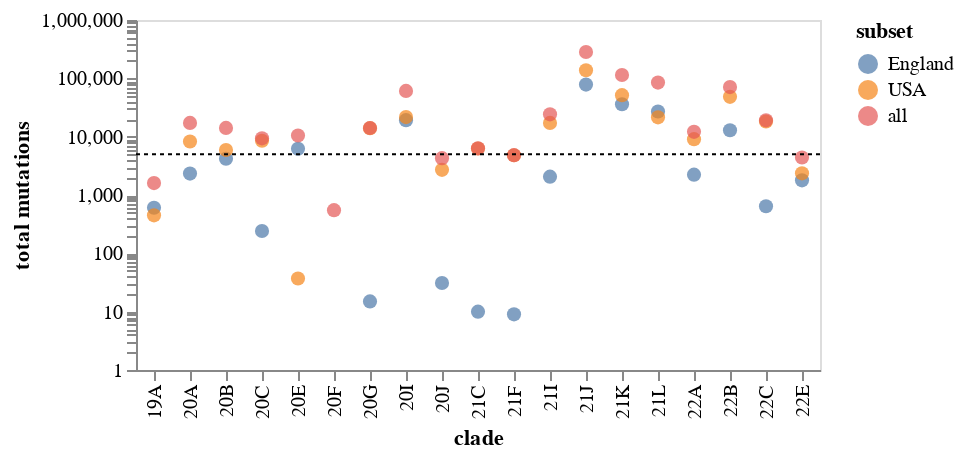

Write notebook code for a chart like this one.
### Markdown cell above
Plot total mutation counts for each clade and subset on a log scale.
Also draw a line at our minimum cutoff: we only keep subsets above this cutoff:

### Code cell
clade_counts = mut_type_counts.groupby(["clade", "subset"], as_index=False).aggregate(
    {"count": "sum"}
)

clade_counts_chart = (
    alt.Chart(clade_counts)
    .encode(
        x="clade",
        y=alt.Y("count", title="total mutations", scale=alt.Scale(type="log")),
        tooltip=["clade", "subset", "count"],
        color="subset",
    )
    .mark_circle(size=50, opacity=0.7)
    .properties(width=alt.Step(18), height=175)
)

# draw cutoff line
cutoff = (
    alt.Chart(pd.DataFrame({"y": [synonymous_spectra_min_counts]}))
    .encode(y="y")
    .mark_rule(strokeDash=[2, 2])
)

(clade_counts_chart + cutoff).configure_axis(grid=False)

### Figure 1 — Vega-Lite specification as saved in the notebook (floating-point values rounded to 4 significant figures)
{"config": {"view": {"continuousWidth": 400, "continuousHeight": 300}, "axis": {"grid": false}}, "layer": [{"data": {"name": "data-4e9e994118b27ba64ae9000e0de2d9db"}, "mark": {"type": "circle", "opacity": 0.7, "size": 50}, "encoding": {"color": {"field": "subset", "type": "nominal"}, "tooltip": [{"field": "clade", "type": "nominal"}, {"field": "subset", "type": "nominal"}, {"field": "count", "type": "quantitative"}], "x": {"field": "clade", "type": "nominal"}, "y": {"field": "count", "scale": {"type": "log"}, "title": "total mutations", "type": "quantitative"}}, "height": 175, "width": {"step": 18}}, {"data": {"name": "data-9d9e832a3b89e17cd1e72e4f821f0927"}, "mark": {"type": "rule", "strokeDash": [2, 2]}, "encoding": {"y": {"field": "y", "type": "quantitative"}}}], "$schema": "https://vega.github.io/schema/vega-lite/v4.17.0.json", "datasets": {"data-4e9e994118b27ba64ae9000e0de2d9db": [{"clade": "19A", "subset": "England", "count": 604}, {"clade": "19A", "subset": "USA", "count": 448}, {"clade": "19A", "subset": "all", "count": 1601}, {"clade": "20A", "subset": "England", "count": 2326}, {"clade": "20A", "subset": "USA", "count": 8270}, {"clade": "20A", "subset": "all", "count": 17219}, {"clade": "20B", "subset": "England", "count": 4179}, {"clade": "20B", "subset": "USA", "count": 5903}, {"clade": "20B", "subset": "all", "count": 14132}, {"clade": "20C", "subset": "England", "count": 241}, {"clade": "20C", "subset": "USA", "count": 8513}, {"clade": "20C", "subset": "all", "count": 9362}, {"clade": "20E", "subset": "England", "count": 6199}, {"clade": "20E", "subset": "USA", "count": 37}, {"clade": "20E", "subset": "all", "count": 10454}, {"clade": "20F", "subset": "all", "count": 550}, {"clade": "20G", "subset": "England", "count": 15}, {"clade": "20G", "subset": "USA", "count": 13992}, {"clade": "20G", "subset": "all", "count": 14082}, {"clade": "20I", "subset": "England", "count": 19171}, {"clade": "20I", "subset": "USA", "count": 21637}, {"clade": "20I", "subset": "all", "count": 60867}, {"clade": "20J", "subset": "England", "count": 31}, {"clade": "20J", "subset": "USA", "count": 2702}, {"clade": "20J", "subset": "all", "count": 4276}, {"clade": "21C", "subset": "England", "count": 10}, {"clade": "21C", "subset": "USA", "count": 6276}, {"clade": "21C", "subset": "all", "count": 6310}, {"clade": "21F", "subset": "England", "count": 9}, {"clade": "21F", "subset": "USA", "count": 4807}, {"clade": "21F", "subset": "all", "count": 4818}, {"clade": "21I", "subset": "England", "count": 2060}, {"clade": "21I", "subset": "USA", "count": 17225}, {"clade": "21I", "subset": "all", "count": 24139}, {"clade": "21J", "subset": "England", "count": 78176}, {"clade": "21J", "subset": "USA", "count": 137383}, {"clade": "21J", "subset": "all", "count": 282494}, {"clade": "21K", "subset": "England", "count": 35995}, {"clade": "21K", "subset": "USA", "count": 51534}, {"clade": "21K", "subset": "all", "count": 114050}, {"clade": "21L", "subset": "England", "count": 27058}, {"clade": "21L", "subset": "USA", "count": 21421}, {"clade": "21L", "subset": "all", "count": 84434}, {"clade": "22A", "subset": "England", "count": 2231}, {"clade": "22A", "subset": "USA", "count": 9058}, {"clade": "22A", "subset": "all", "count": 12107}, {"clade": "22B", "subset": "England", "count": 12883}, {"clade": "22B", "subset": "USA", "count": 48175}, {"clade": "22B", "subset": "all", "count": 70705}, {"clade": "22C", "subset": "England", "count": 642}, {"clade": "22C", "subset": "USA", "count": 18217}, {"clade": "22C", "subset": "all", "count": 19037}, {"clade": "22E", "subset": "England", "count": 1784}, {"clade": "22E", "subset": "USA", "count": 2353}, {"clade": "22E", "subset": "all", "count": 4400}], "data-9d9e832a3b89e17cd1e72e4f821f0927": [{"y": 5000}]}}
